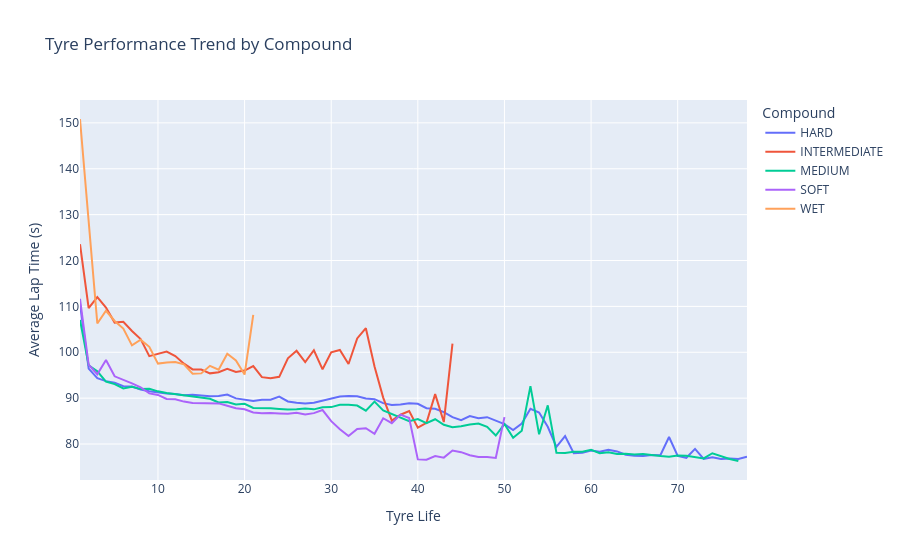

The notebook cell this image was saved under:
### Code cell
# Average lap time by tyre life and compound
compound_performance = (
    f1_filtered.groupby(['TyreLife', 'Compound'])['LapTime (s)']
    .mean()
    .reset_index()
)

fig = px.line(
    compound_performance,
    x='TyreLife',
    y='LapTime (s)',
    color='Compound',
    title='Tyre Performance Trend by Compound'
)

fig.update_layout(
    xaxis_title='Tyre Life',
    yaxis_title='Average Lap Time (s)',
    hovermode='x unified'
)

fig.show()

### Figure 1 — Plotly figure (JSON) as saved in the notebook; plotly's stock layout.template omitted (floating-point values rounded to 4 significant figures)
{"data": [{"hovertemplate": "Compound=HARD<br>TyreLife=%{x}<br>LapTime (s)=%{y}<extra></extra>", "legendgroup": "HARD", "line": {"color": "#636efa", "dash": "solid"}, "marker": {"symbol": "circle"}, "mode": "lines", "name": "HARD", "orientation": "v", "showlegend": true, "type": "scatter", "x": [1.0, 2.0, 3.0, 4.0, 5.0, 6.0, 7.0, 8.0, 9.0, 10.0, 11.0, 12.0, 13.0, 14.0, 15.0, 16.0, 17.0, 18.0, 19.0, 20.0, 21.0, 22.0, 23.0, 24.0, 25.0, 26.0, 27.0, 28.0, 29.0, 30.0, 31.0, 32.0, 33.0, 34.0, 35.0, 36.0, 37.0, 38.0, 39.0, 40.0, 41.0, 42.0, 43.0, 44.0, 45.0, 46.0, 47.0, 48.0, 49.0, 50.0, 51.0, 52.0, 53.0, 54.0, 55.0, 56.0, 57.0, 58.0, 59.0, 60.0, 61.0, 62.0, 63.0, 64.0, 65.0, 66.0, 67.0, 68.0, 69.0, 70.0, 71.0, 72.0, 73.0, 74.0, 75.0, 76.0, 77.0, 78.0], "xaxis": "x", "y": [110.5, 96.45, 94.34, 93.71, 93.38, 92.59, 92.52, 91.85, 91.5, 91.21, 91.0, 90.91, 90.63, 90.72, 90.54, 90.44, 90.48, 90.79, 89.95, 89.72, 89.4, 89.66, 89.64, 90.33, 89.28, 89.01, 88.85, 89.01, 89.41, 89.85, 90.37, 90.48, 90.39, 89.93, 89.79, 88.91, 88.53, 88.61, 88.89, 88.76, 87.81, 87.68, 86.96, 85.86, 85.19, 86.08, 85.64, 85.85, 85.09, 84.33, 83.06, 84.48, 87.7, 86.87, 83.75, 79.38, 81.73, 78.03, 78.11, 78.57, 78.31, 78.74, 78.39, 77.67, 77.42, 77.37, 77.59, 77.54, 81.54, 77.43, 77.0, 78.95, 76.75, 77.11, 76.74, 76.87, 76.73, 77.21], "yaxis": "y"}, {"hovertemplate": "Compound=INTERMEDIATE<br>TyreLife=%{x}<br>LapTime (s)=%{y}<extra></extra>", "legendgroup": "INTERMEDIATE", "line": {"color": "#EF553B", "dash": "solid"}, "marker": {"symbol": "circle"}, "mode": "lines", "name": "INTERMEDIATE", "orientation": "v", "showlegend": true, "type": "scatter", "x": [1.0, 2.0, 3.0, 4.0, 5.0, 6.0, 7.0, 8.0, 9.0, 10.0, 11.0, 12.0, 13.0, 14.0, 15.0, 16.0, 17.0, 18.0, 19.0, 20.0, 21.0, 22.0, 23.0, 24.0, 25.0, 26.0, 27.0, 28.0, 29.0, 30.0, 31.0, 32.0, 33.0, 34.0, 35.0, 36.0, 37.0, 38.0, 39.0, 40.0, 41.0, 42.0, 43.0, 44.0], "xaxis": "x", "y": [123.6, 109.6, 112.0, 109.8, 106.5, 106.6, 104.6, 102.9, 99.15, 99.6, 100.1, 99.18, 97.52, 96.27, 96.24, 95.4, 95.66, 96.41, 95.72, 96.01, 96.99, 94.58, 94.34, 94.64, 98.67, 100.3, 97.87, 100.4, 96.29, 99.97, 100.5, 97.45, 103.0, 105.2, 96.88, 90.13, 85.11, 86.39, 87.17, 83.57, 84.62, 90.88, 84.79, 101.9], "yaxis": "y"}, {"hovertemplate": "Compound=MEDIUM<br>TyreLife=%{x}<br>LapTime (s)=%{y}<extra></extra>", "legendgroup": "MEDIUM", "line": {"color": "#00cc96", "dash": "solid"}, "marker": {"symbol": "circle"}, "mode": "lines", "name": "MEDIUM", "orientation": "v", "showlegend": true, "type": "scatter", "x": [1.0, 2.0, 3.0, 4.0, 5.0, 6.0, 7.0, 8.0, 9.0, 10.0, 11.0, 12.0, 13.0, 14.0, 15.0, 16.0, 17.0, 18.0, 19.0, 20.0, 21.0, 22.0, 23.0, 24.0, 25.0, 26.0, 27.0, 28.0, 29.0, 30.0, 31.0, 32.0, 33.0, 34.0, 35.0, 36.0, 37.0, 38.0, 39.0, 40.0, 41.0, 42.0, 43.0, 44.0, 45.0, 46.0, 47.0, 48.0, 49.0, 50.0, 51.0, 52.0, 53.0, 54.0, 55.0, 56.0, 57.0, 58.0, 59.0, 60.0, 61.0, 62.0, 63.0, 64.0, 65.0, 66.0, 67.0, 68.0, 69.0, 70.0, 71.0, 72.0, 73.0, 74.0, 75.0, 76.0, 77.0], "xaxis": "x", "y": [107.0, 97.17, 95.85, 93.62, 93.06, 92.12, 92.49, 92.02, 92.07, 91.48, 91.11, 90.85, 90.48, 90.27, 89.96, 89.85, 89.06, 89.17, 88.61, 88.78, 87.87, 87.86, 87.82, 87.66, 87.52, 87.58, 87.72, 87.56, 88.03, 88.05, 88.57, 88.54, 88.38, 87.28, 89.25, 87.34, 86.5, 85.78, 84.99, 85.43, 84.53, 85.4, 84.2, 83.64, 83.86, 84.28, 84.49, 83.74, 81.86, 84.35, 81.34, 82.89, 92.62, 82.12, 88.44, 78.11, 78.05, 78.31, 78.32, 78.76, 78.0, 78.18, 77.85, 77.87, 77.74, 77.81, 77.53, 77.39, 77.25, 77.48, 77.45, 77.1, 76.86, 77.99, 77.31, 76.74, 76.3], "yaxis": "y"}, {"hovertemplate": "Compound=SOFT<br>TyreLife=%{x}<br>LapTime (s)=%{y}<extra></extra>", "legendgroup": "SOFT", "line": {"color": "#ab63fa", "dash": "solid"}, "marker": {"symbol": "circle"}, "mode": "lines", "name": "SOFT", "orientation": "v", "showlegend": true, "type": "scatter", "x": [1.0, 2.0, 3.0, 4.0, 5.0, 6.0, 7.0, 8.0, 9.0, 10.0, 11.0, 12.0, 13.0, 14.0, 15.0, 16.0, 17.0, 18.0, 19.0, 20.0, 21.0, 22.0, 23.0, 24.0, 25.0, 26.0, 27.0, 28.0, 29.0, 30.0, 31.0, 32.0, 33.0, 34.0, 35.0, 36.0, 37.0, 38.0, 39.0, 40.0, 41.0, 42.0, 43.0, 44.0, 45.0, 46.0, 47.0, 48.0, 49.0, 50.0], "xaxis": "x", "y": [111.7, 97.28, 95.2, 98.33, 94.76, 94.03, 93.23, 92.37, 91.04, 90.71, 89.81, 89.74, 89.25, 88.95, 88.89, 88.9, 88.86, 88.35, 87.81, 87.57, 86.87, 86.71, 86.77, 86.67, 86.6, 86.83, 86.43, 86.74, 87.41, 84.99, 83.23, 81.75, 83.29, 83.46, 82.23, 85.62, 84.55, 86.41, 85.68, 76.65, 76.58, 77.37, 77.03, 78.58, 78.23, 77.55, 77.19, 77.2, 76.96, 85.86], "yaxis": "y"}, {"hovertemplate": "Compound=WET<br>TyreLife=%{x}<br>LapTime (s)=%{y}<extra></extra>", "legendgroup": "WET", "line": {"color": "#FFA15A", "dash": "solid"}, "marker": {"symbol": "circle"}, "mode": "lines", "name": "WET", "orientation": "v", "showlegend": true, "type": "scatter", "x": [1.0, 2.0, 3.0, 4.0, 5.0, 6.0, 7.0, 8.0, 9.0, 10.0, 11.0, 12.0, 13.0, 14.0, 15.0, 16.0, 17.0, 18.0, 19.0, 20.0, 21.0], "xaxis": "x", "y": [150.8, 129.2, 106.3, 109.0, 106.8, 105.2, 101.5, 102.7, 101.2, 97.53, 97.79, 97.88, 97.36, 95.32, 95.4, 97.05, 96.22, 99.68, 98.2, 95.15, 108.1], "yaxis": "y"}], "layout": {"hovermode": "x unified", "legend": {"title": {"text": "Compound"}, "tracegroupgap": 0}, "title": {"text": "Tyre Performance Trend by Compound"}, "xaxis": {"anchor": "y", "domain": [0, 1], "title": {"text": "Tyre Life"}}, "yaxis": {"anchor": "x", "domain": [0, 1], "title": {"text": "Average Lap Time (s)"}}}}
